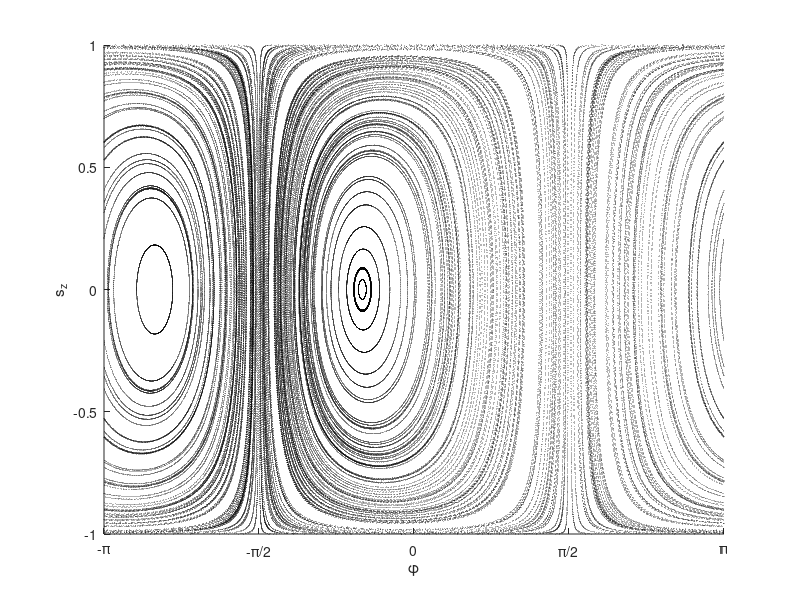

The MATLAB source for this figure:

%% === Parameters ===
% System parameters
e = 0;       % Epsilon
g = 0.5;     % gamma
p = 1;       

% Time integration parameters
t_end = 5;             % Final time
dt = 0.01;             % Time step
tspan_forward  = 0:dt:t_end;     % Forward time span
tspan_backward = 0:-dt:-t_end;   % Backward time span

% Number of initial conditions to sample
N_initial = 150;

% Define the non-Hermitian Hamiltonian
H = [e + 1i*g,  p; 
     p,       -(e + 1i*g)];

% Initialize arrays to store all phase-space points
sz_all  = [];  % s_z values over time
phi_all = [];  % phi values over time

%% === Helper Function ===
% Enforces normalization of ψ by subtracting the projection onto ψ itself
function dpsi = normalize_psi(dpsi_raw, psi)
    dpsi = dpsi_raw - psi * (psi' * dpsi_raw);  % Ensures d/dt(|ψ|²) = 0
end

%% === Generate Random Initial Conditions ===
% sz ∈ [-1, 1], ϕ ∈ [-π, π]
sz_initial  = 2 * rand(N_initial, 1) - 1;
phi_initial = 2 * pi * rand(N_initial, 1) - pi;

%% === Time Evolution for Each Initial State ===
for i = 1:N_initial
    % Convert (sz, phi) to normalized 2D quantum state |ψ⟩
    psi1 = sqrt((1 + sz_initial(i)) / 2);
    psi2 = sqrt((1 - sz_initial(i)) / 2) * exp(1i * phi_initial(i));
    psi0 = [psi1; psi2];

    % --- Forward evolution ---
    [~, psi_forward] = ode45(@(t, psi) normalize_psi(-1i * H * psi, psi), tspan_forward, psi0);
    sz_fwd  = abs(psi_forward(:,1)).^2 - abs(psi_forward(:,2)).^2;
    phi_fwd = angle(psi_forward(:,2) ./ psi_forward(:,1));
    
    % Store results
    sz_all  = [sz_all;  sz_fwd];
    phi_all = [phi_all; phi_fwd];

    % --- Backward evolution ---
    [~, psi_backward] = ode45(@(t, psi) normalize_psi(-1i * H * psi, psi), tspan_backward, psi0);
    sz_bwd  = abs(psi_backward(:,1)).^2 - abs(psi_backward(:,2)).^2;
    phi_bwd = angle(psi_backward(:,2) ./ psi_backward(:,1));
    
    % Store results
    sz_all  = [sz_all;  sz_bwd];
    phi_all = [phi_all; phi_bwd];
end

%% === Phase-Space Plot ===
figure;
scatter(phi_all, sz_all, 1, 'k', 'filled', 'MarkerFaceAlpha', 0.3);  % Scatter plot in black
xlabel('\phi');
ylabel('s_z');
title(' ');
xlim([-pi, pi]);
ylim([-1, 1]);
grid off;

% Custom tick labels for better readability
xticks(-pi:pi/2:pi);
xticklabels({'-\pi', '-\pi/2', '0', '\pi/2', '\pi'});
